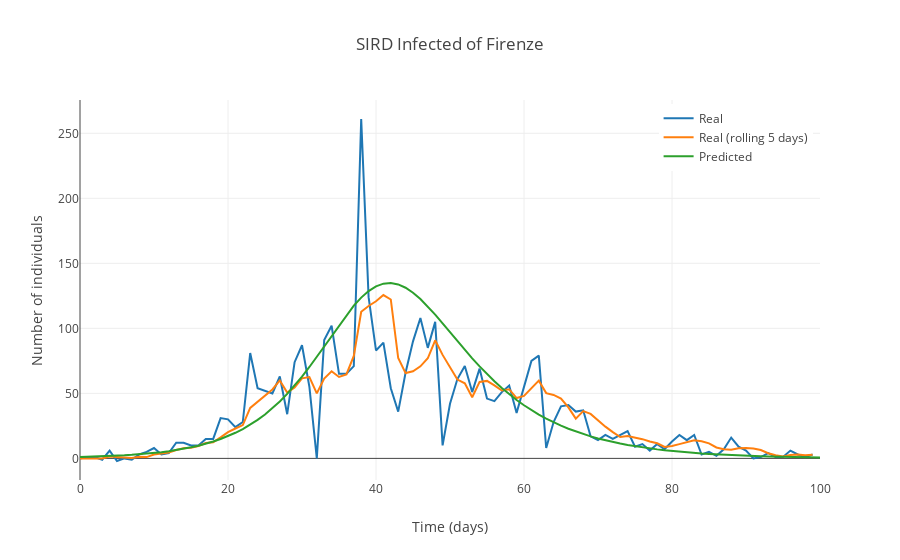

Notebook code cell kept with this figure:
### Code cell
names, title, data, modes = data_for_plot('Infected')

general_plot(t=times,
             title=title,
             data=data,
             names=names,
             modes=modes,
             blend_legend=True)
